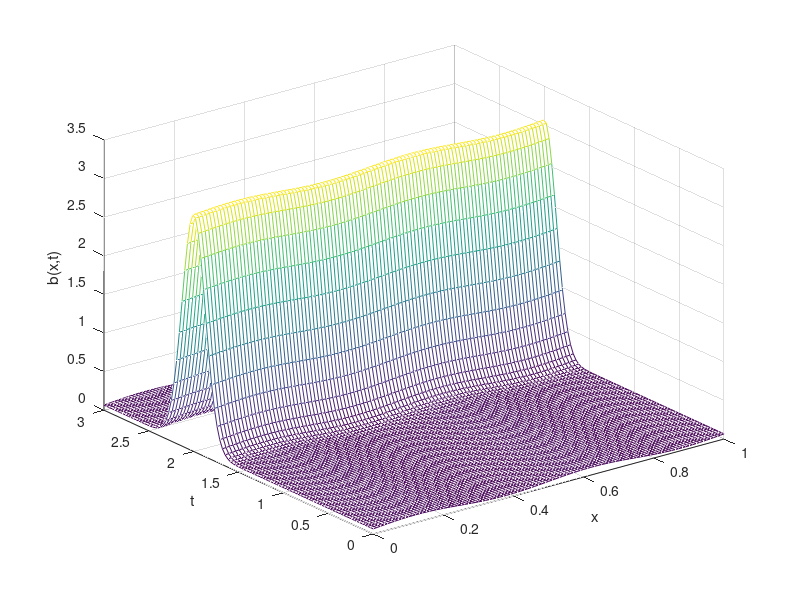

MATLAB code to generate this figure:
% PLOTB  mesh plot of b(x,t) for #2 on A#6
[x,t] = meshgrid(0:.01:1,0:.03:3);
% b(x,t) = (1/30) (2 + \sin(4 \pi x)) + 3 e^{-30 (t-2)^2}
b = (1/30) * (2 + sin(4 * pi * x)) + 3 * exp(-30 * (t-2).^2);
mesh(x,t,b),  xlabel x,  ylabel t,  zlabel('b(x,t)')
